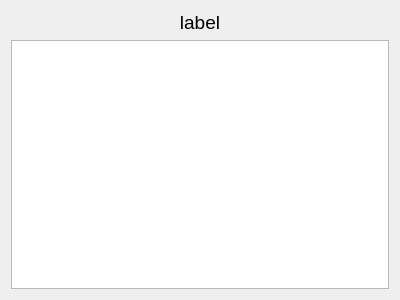
<?xml version="1.0" encoding="UTF-8"?>
<ui version="4.0">
 <class>dvs_WidgetBase</class>
 <widget class="QWidget" name="dvs_WidgetBase">
  <property name="geometry">
   <rect>
    <x>0</x>
    <y>0</y>
    <width>400</width>
    <height>300</height>
   </rect>
  </property>
  <property name="windowTitle">
   <string>Form</string>
  </property>
  <layout class="QGridLayout" name="gridLayout">
   <item row="0" column="0">
    <layout class="QVBoxLayout" name="verticalLayout">
     <item>
      <widget class="QLabel" name="label">
       <property name="font">
        <font>
         <pointsize>14</pointsize>
        </font>
       </property>
       <property name="text">
        <string>label</string>
       </property>
       <property name="alignment">
        <set>Qt::AlignCenter</set>
       </property>
      </widget>
     </item>
     <item>
      <layout class="QHBoxLayout" name="searchBoxLayout"/>
     </item>
     <item>
      <widget class="QListView" name="listView"/>
     </item>
    </layout>
   </item>
  </layout>
 </widget>
 <resources/>
 <connections/>
</ui>
